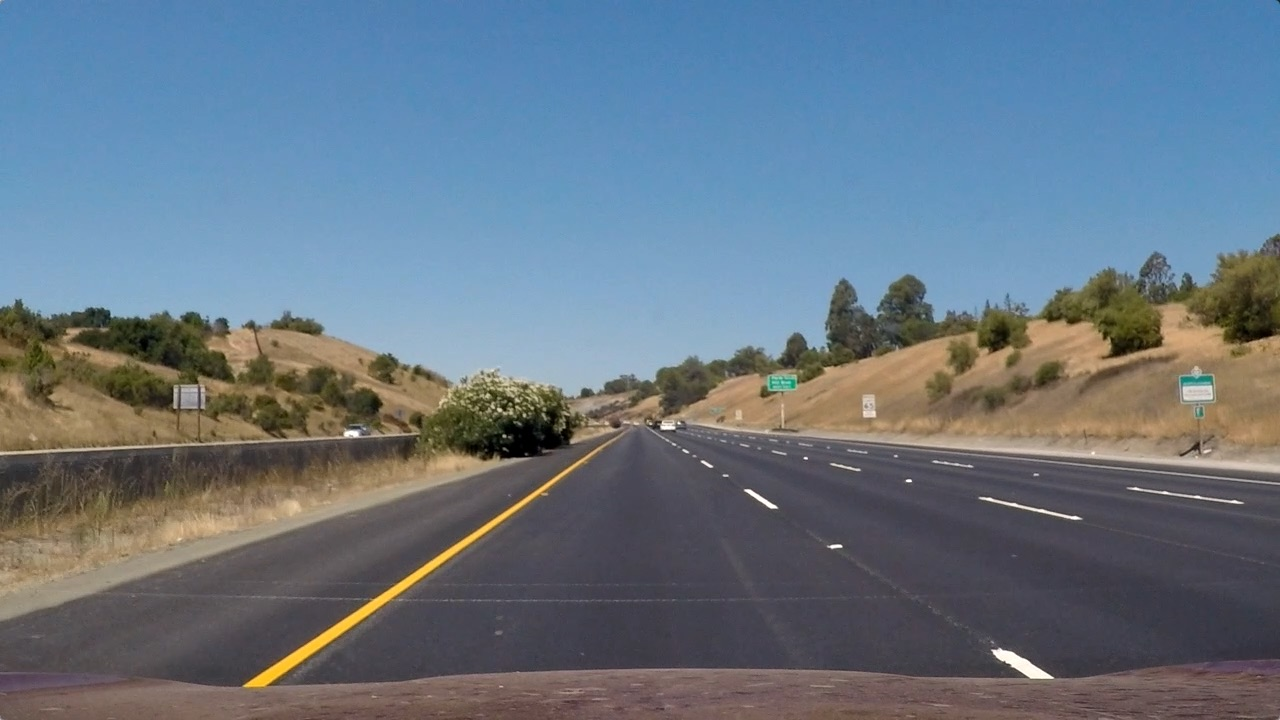
#> input picture test_images/straight_lines1.jpg, 1280 x 720 px
$ python multiple_plots_out.py
#> lines starting #> are read from the running program, lines starting #| are printed output that depends on the picture
import numpy as np
import cv2
import matplotlib.pyplot as plt
import logging
import pandas as pd


def plot_cluster(img_list=[], img_text=False, new_img_shape=None, cluster_shape=None, fontsize=18):

    if cluster_shape == None:
        val_col = int(np.ceil(np.sqrt(len(img_list))))
        val_row = int(np.ceil(len(img_list) / val_col))
        cluster_shape = (val_row, val_col)

    if new_img_shape == None:
        if isinstance(img_list[0], np.ndarray):
            new_img_shape = tuple([img_list[0].shape[i] / 100 for i in range(len(img_list[0].shape))])
        else:
            new_img_shape = (7.2, 12.8, 0.03)

        new_img_shape = tuple(reversed(
            [int(new_img_shape[i] * cluster_shape[i] / max(cluster_shape)) for i in range(len(cluster_shape))]))
    # Todo: Calculate New Image Shape if One Value is given

    size_of_cluster = (cluster_shape[0] * cluster_shape[1])
    if size_of_cluster < len(img_list):
        logging.warning('Cluster to small for all Images')

    # Plot the result
    f, plot_cluster = plt.subplots(cluster_shape[0], cluster_shape[1], figsize=new_img_shape, squeeze=False)
    #f.tight_layout()

    plot_index = 0
    for row in range(cluster_shape[0]):
        for col in range(cluster_shape[1]):

            if isinstance(img_list[plot_index], np.ndarray):
                plot_cluster[row][col].imshow(img_list[plot_index], cmap='gray')
            elif isinstance(img_list[plot_index], pd.Series):
                img_list[plot_index].plot(ax=plot_cluster[row][col], stacked=False)
            elif isinstance(img_list[plot_index], pd.DataFrame):
                img_list[plot_index].plot(ax=plot_cluster[row][col], stacked=True)

            if img_text:
                if plot_index < len(img_text):
                    if img_text[plot_index] != None:
                        plot_cluster[row][col].set_title(img_text[plot_index], fontsize=fontsize)
            plot_index += 1
            if (plot_index >= len(img_list)):
                break
        if (plot_index >= len(img_list)):
            break

    plt.subplots_adjust(left=.05, right=.95, top=0.9, bottom=0.1)

    plt.show()


if __name__ == "__main__":
    # Read in the image

    img1 = cv2.imread('../test_images/straight_lines1.jpg')
#> img1 is the input picture: shape (720, 1280, 3); mean B, G, R 131.2, 117.7, 103.2
    img2 = cv2.imread('../test_images/straight_lines2.jpg')
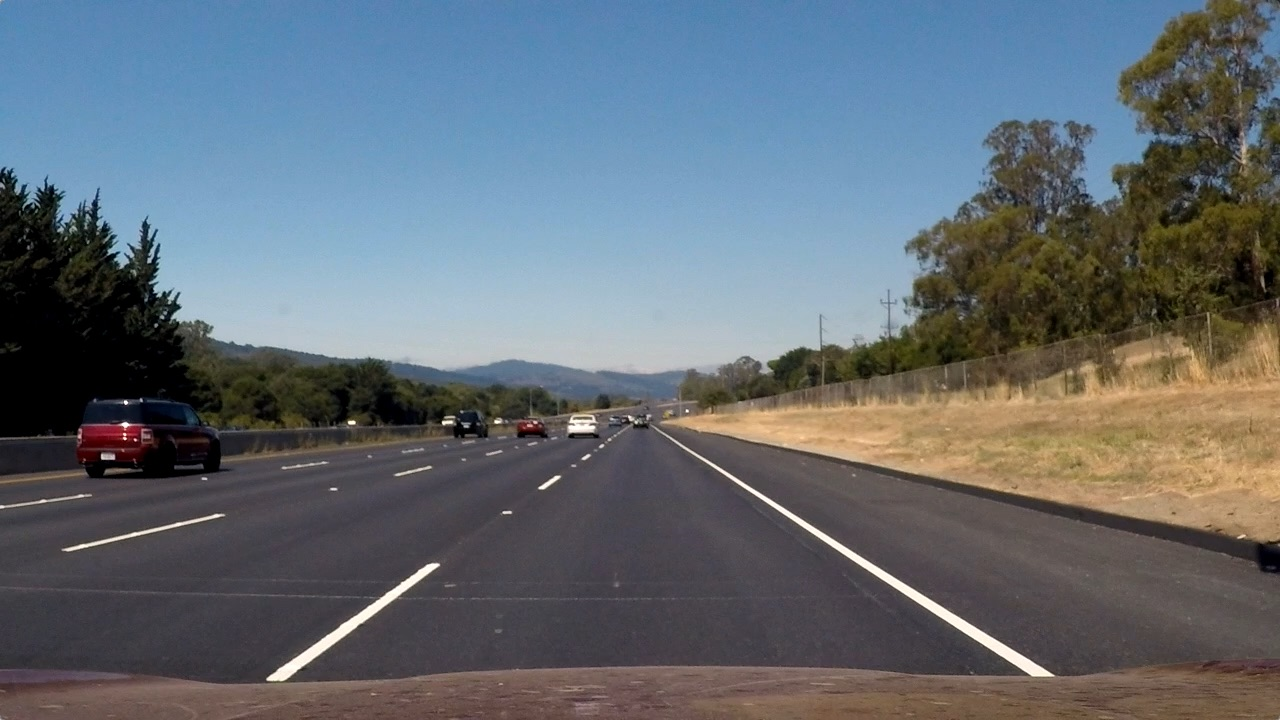
#> input picture test_images/straight_lines2.jpg, 1280 x 720 px
#> img2 is the input picture: shape (720, 1280, 3); mean B, G, R 115.1, 107.7, 99.4

    img3 = cv2.cvtColor(img1, cv2.COLOR_BGR2GRAY)
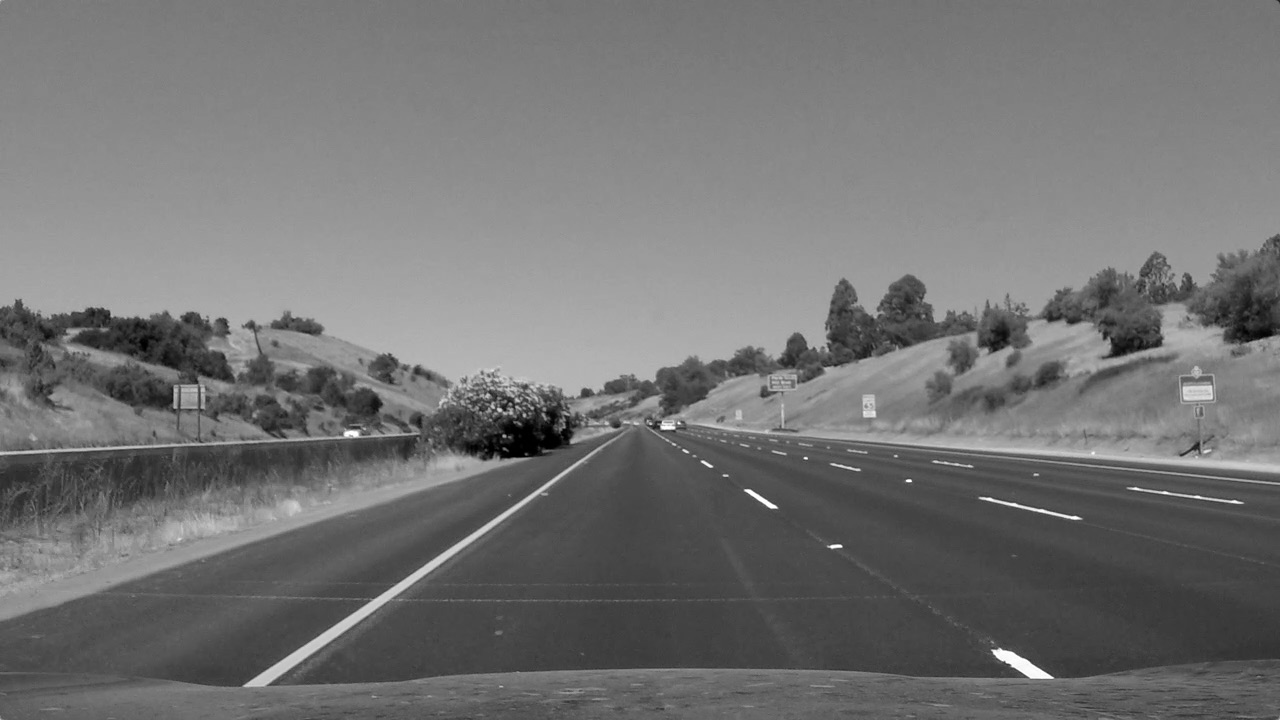
#> img3: shape (720, 1280); min 0, max 255, mean 114.9

    new_image = plot_cluster([img1, img2, img3, img2, img3], img_text=['Image 1', 'Image 2', 'Image 3', None, 'Image 3'], new_img_shape=None, cluster_shape=None)
#> in plot_cluster, `val_col = int(np.ceil(np.sqrt(len(img_list))))`: val_col = 3
#> in plot_cluster, `val_row = int(np.ceil(len(img_list) / val_col))`: val_row = 2
#> in plot_cluster, `cluster_shape = (val_row, val_col)`: cluster_shape = (2, 3)
#> in plot_cluster, `new_img_shape = tuple(reversed( [int(new_img_shape[i] * cluster_shape[..`: new_img_shape = (12, 4)
#> in plot_cluster, `size_of_cluster = (cluster_shape[0] * cluster_shape[1])`: size_of_cluster = 6
#> after the loop in plot_cluster, `for row in range(cluster_shape[0]):`: plot_index = 5
#> in plot_cluster, `plt.show()`:
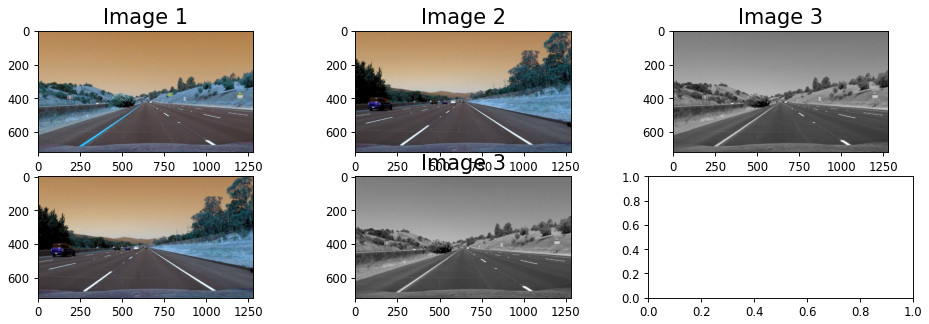
#> figure drawn by matplotlib, 5 panels; B, G, R data is drawn as R, G, B


    # pd.DataFrame(histogram).plot(ax=ax2)
    # lanes
